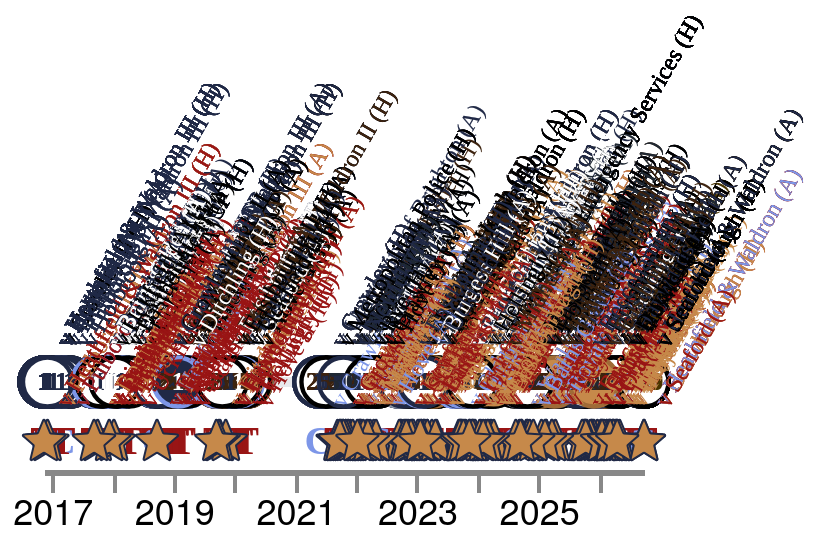

This figure's Vega-Lite source:
### Vega-Lite specification from a JSON file in a GitHub repository (floating-point values rounded to 4 significant figures; data arrays with more than 128 entries replaced by an {"elided": "..."} marker saying what was removed)
{"config": {"axis": {"labelFont": "PT Sans Narrow, Helvetica Neue, Helvetica, Arial, sans-serif", "titleFont": "PT Sans Narrow, Helvetica Neue, Helvetica, Arial, sans-serif", "labelFontSize": 13, "titleFontSize": 24, "gridColor": "#202947", "gridOpacity": 0.2, "zindex": 1}, "text": {"font": "Lato, sans-serif"}, "bar": {"cornerRadiusEnd": 5}, "header": {"labelFont": "PT Sans Narrow, Helvetica Neue, Helvetica, Arial, sans-serif", "titleFont": "PT Sans Narrow, Helvetica Neue, Helvetica, Arial, sans-serif", "labelFontSize": 24, "titleFontSize": 28, "labelFontWeight": "bold", "orient": "left"}, "legend": {"labelFont": "PT Sans Narrow, Helvetica Neue, Helvetica, Arial, sans-serif", "titleFont": "PT Sans Narrow, Helvetica Neue, Helvetica, Arial, sans-serif", "labelFontSize": 14, "titleFontSize": 16, "titlePadding": 5, "fillColor": "white", "strokeColor": "black", "padding": 10, "titleFontWeight": "lighter", "titleFontStyle": "italic", "titleColor": "gray", "offset": 10}, "title": {"font": "PT Sans Narrow, Helvetica Neue, Helvetica, Arial, sans-serif", "fontSize": 48, "fontWeight": "bold", "anchor": "start", "align": "center", "titlePadding": 20, "subtitlePadding": 10, "subtitleFontSize": 13, "subtitleColor": "", "subtitleFontStyle": "italic", "offset": 15, "color": "black"}, "axisX": {"labelAngle": 0}, "facet": {"title": null, "header": null, "align": {"row": "each", "column": "each"}, "spacing": 10}, "resolve": {"scale": {"y": "independent", "facet": "independent"}}, "background": "transparent", "scale": {"offsetBandPaddingOuter": 0.2, "offsetBandPaddingInner": 0.1}, "view": {"stroke": null, "background": "transparent"}}, "layer": [{"mark": {"type": "line", "color": "#202946", "opacity": 0.1, "strokeWidth": 5}, "encoding": {"tooltip": [{"field": "player", "title": "Player", "type": "nominal"}, {"field": "event_label", "title": "Milestone", "type": "nominal"}, {"field": "event_date_label", "title": "Date", "type": "nominal"}, {"field": "detail", "title": "Match", "type": "nominal"}, {"field": "result_label", "title": "Result", "type": "nominal"}, {"field": "squad_label", "title": "Squad", "type": "nominal"}], "x": {"axis": {"domainWidth": 3, "format": "%Y", "grid": false, "labelAngle": 0, "labelFlush": false, "labelFontSize": 18, "tickCount": "year", "tickSize": 10, "tickWidth": 2, "title": null}, "field": "date", "type": "temporal"}, "y": {"axis": null, "field": "row_type", "type": "nominal"}}, "transform": [{"filter": "(datum.row_type === 'appearance')"}]}, {"mark": {"type": "point", "filled": true, "opacity": 1, "shape": "circle", "size": 600, "strokeWidth": 2.2}, "encoding": {"color": {"field": "symbol_fill", "legend": null, "scale": null, "type": "nominal"}, "stroke": {"field": "symbol_stroke", "legend": null, "scale": null, "type": "nominal"}, "tooltip": [{"field": "player", "title": "Player", "type": "nominal"}, {"field": "event_label", "title": "Milestone", "type": "nominal"}, {"field": "event_date_label", "title": "Date", "type": "nominal"}, {"field": "detail", "title": "Match", "type": "nominal"}, {"field": "result_label", "title": "Result", "type": "nominal"}, {"field": "squad_label", "title": "Squad", "type": "nominal"}], "x": {"axis": {"domainWidth": 3, "format": "%Y", "grid": false, "labelAngle": 0, "labelFlush": false, "labelFontSize": 18, "tickCount": "year", "tickSize": 10, "tickWidth": 2, "title": null}, "field": "date", "type": "temporal"}, "y": {"axis": null, "field": "row_type", "type": "nominal"}}, "transform": [{"filter": "(datum.row_type === 'appearance')"}]}, {"mark": {"type": "text", "align": "center", "baseline": "middle", "font": "PT Sans Narrow", "fontSize": 13, "fontWeight": "bold"}, "encoding": {"color": {"field": "symbol_text_color", "legend": null, "scale": null, "type": "nominal"}, "text": {"field": "symbol_text", "type": "nominal"}, "tooltip": [{"field": "player", "title": "Player", "type": "nominal"}, {"field": "event_label", "title": "Milestone", "type": "nominal"}, {"field": "event_date_label", "title": "Date", "type": "nominal"}, {"field": "detail", "title": "Match", "type": "nominal"}, {"field": "result_label", "title": "Result", "type": "nominal"}, {"field": "squad_label", "title": "Squad", "type": "nominal"}], "x": {"axis": {"domainWidth": 3, "format": "%Y", "grid": false, "labelAngle": 0, "labelFlush": false, "labelFontSize": 18, "tickCount": "year", "tickSize": 10, "tickWidth": 2, "title": null}, "field": "date", "type": "temporal"}, "y": {"axis": null, "field": "row_type", "type": "nominal"}}, "transform": [{"filter": "((datum.row_type === 'appearance') && (datum.symbol_text !== ''))"}]}, {"mark": {"type": "text", "align": "center", "baseline": "middle", "font": "PT Sans Narrow", "fontSize": 20, "fontWeight": "bold"}, "encoding": {"color": {"field": "symbol_text_color", "legend": null, "scale": null, "type": "nominal"}, "text": {"field": "symbol_text", "type": "nominal"}, "tooltip": [{"field": "player", "title": "Player", "type": "nominal"}, {"field": "event_label", "title": "Milestone", "type": "nominal"}, {"field": "event_date_label", "title": "Date", "type": "nominal"}, {"field": "detail", "title": "Match", "type": "nominal"}, {"field": "result_label", "title": "Result", "type": "nominal"}, {"field": "squad_label", "title": "Squad", "type": "nominal"}], "x": {"axis": {"domainWidth": 3, "format": "%Y", "grid": false, "labelAngle": 0, "labelFlush": false, "labelFontSize": 18, "tickCount": "year", "tickSize": 10, "tickWidth": 2, "title": null}, "field": "date", "type": "temporal"}, "y": {"axis": null, "field": "row_type", "type": "nominal"}}, "transform": [{"filter": "((datum.row_type === 'event') && (datum.event_key !== 'motm'))"}]}, {"mark": {"type": "point", "opacity": 1, "size": 10, "strokeWidth": 1}, "encoding": {"fill": {"field": "symbol_fill", "legend": null, "scale": null, "type": "nominal"}, "shape": {"field": "symbol_shape", "legend": null, "scale": null, "type": "nominal"}, "stroke": {"field": "symbol_stroke", "legend": null, "scale": null, "type": "nominal"}, "tooltip": [{"field": "player", "title": "Player", "type": "nominal"}, {"field": "event_label", "title": "Milestone", "type": "nominal"}, {"field": "event_date_label", "title": "Date", "type": "nominal"}, {"field": "detail", "title": "Match", "type": "nominal"}, {"field": "result_label", "title": "Result", "type": "nominal"}, {"field": "squad_label", "title": "Squad", "type": "nominal"}], "x": {"axis": {"domainWidth": 3, "format": "%Y", "grid": false, "labelAngle": 0, "labelFlush": false, "labelFontSize": 18, "tickCount": "year", "tickSize": 10, "tickWidth": 2, "title": null}, "field": "date", "type": "temporal"}, "y": {"axis": null, "field": "row_type", "type": "nominal"}}, "transform": [{"filter": "(datum.event_key === 'motm')"}]}, {"mark": {"type": "text", "align": "left", "angle": 300, "baseline": "bottom", "color": "#4a5568", "font": "PT Sans Narrow", "fontSize": 12, "xOffset": 15, "yOffset": -15}, "encoding": {"color": {"field": "symbol_text_color", "legend": null, "scale": null, "type": "nominal"}, "text": {"field": "detail", "type": "nominal"}, "tooltip": [{"field": "player", "title": "Player", "type": "nominal"}, {"field": "event_label", "title": "Milestone", "type": "nominal"}, {"field": "event_date_label", "title": "Date", "type": "nominal"}, {"field": "detail", "title": "Match", "type": "nominal"}, {"field": "result_label", "title": "Result", "type": "nominal"}, {"field": "squad_label", "title": "Squad", "type": "nominal"}], "x": {"axis": {"domainWidth": 3, "format": "%Y", "grid": false, "labelAngle": 0, "labelFlush": false, "labelFontSize": 18, "tickCount": "year", "tickSize": 10, "tickWidth": 2, "title": null}, "field": "date", "type": "temporal"}, "y": {"axis": null, "field": "row_type", "type": "nominal"}}}], "data": {"name": "data-1bf3b66b5ab48907e10204aafee3ca94"}, "height": 60, "resolve": {"scale": {"shape": "independent", "x": "shared", "y": "shared"}}, "width": "container", "$schema": "https://vega.github.io/schema/vega-lite/v5.20.1.json", "datasets": {"data-1bf3b66b5ab48907e10204aafee3ca94": {"elided": "1235 records"}}}
